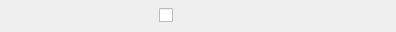
<?xml version="1.0" encoding="UTF-8"?>
<ui version="4.0">
 <class>checkboxproperty</class>
 <widget class="QWidget" name="checkboxproperty">
  <property name="geometry">
   <rect>
    <x>0</x>
    <y>0</y>
    <width>396</width>
    <height>32</height>
   </rect>
  </property>
  <property name="maximumSize">
   <size>
    <width>16777215</width>
    <height>16777215</height>
   </size>
  </property>
  <property name="windowTitle">
   <string>Form</string>
  </property>
  <layout class="QHBoxLayout" name="horizontalLayout">
   <property name="spacing">
    <number>0</number>
   </property>
   <property name="leftMargin">
    <number>7</number>
   </property>
   <property name="topMargin">
    <number>0</number>
   </property>
   <property name="rightMargin">
    <number>0</number>
   </property>
   <property name="bottomMargin">
    <number>0</number>
   </property>
   <item>
    <widget class="QLabel" name="label">
     <property name="enabled">
      <bool>true</bool>
     </property>
     <property name="sizePolicy">
      <sizepolicy hsizetype="MinimumExpanding" vsizetype="Preferred">
       <horstretch>0</horstretch>
       <verstretch>0</verstretch>
      </sizepolicy>
     </property>
     <property name="minimumSize">
      <size>
       <width>0</width>
       <height>0</height>
      </size>
     </property>
     <property name="maximumSize">
      <size>
       <width>152</width>
       <height>16777215</height>
      </size>
     </property>
     <property name="text">
      <string/>
     </property>
    </widget>
   </item>
   <item>
    <widget class="QCheckBox" name="checkBox">
     <property name="text">
      <string/>
     </property>
    </widget>
   </item>
  </layout>
 </widget>
 <resources/>
 <connections/>
</ui>
